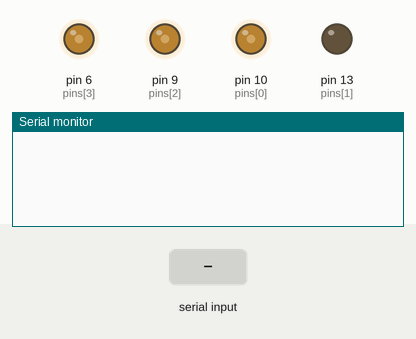
A sketch run on a simulated Arduino Uno, built with avr-gcc and run on an emulated ATmega328P. On the bench: output pins drawn as LEDs (lit = HIGH), the last lines printed to the serial monitor. The inputs (shaded band) are chosen by the test bench.

Above: at 1.2 s.
1.3 s: "90,45\n" received over Serial
At 2.0 s:
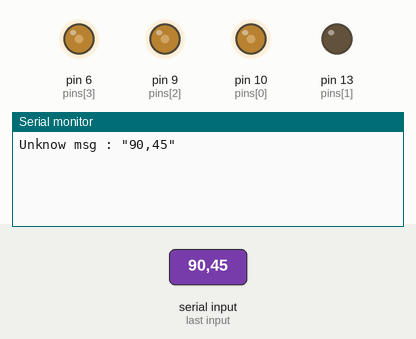
3.0 s: "5\n" received over Serial
At 4.7 s:
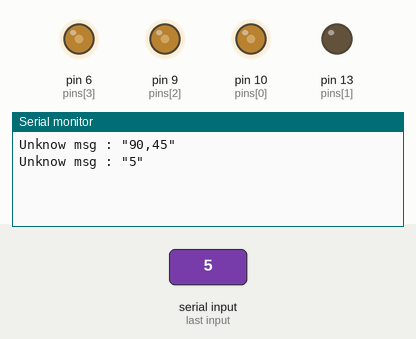
5.0 s: "m90\n" received over Serial
At 6.0 s:
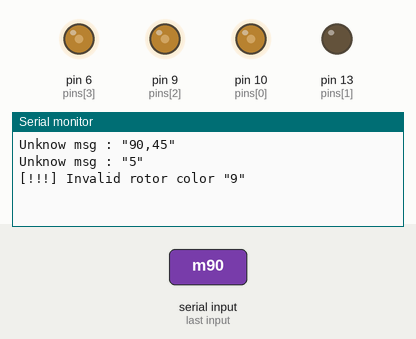

Measured:
- after the input at 1.3 s, the serial monitor: prints a new line after 0.20 s (image 1)
- after the input at 3.0 s, the serial monitor: prints a new line after 0.50 s (image 2)
- after the input at 5.0 s, the serial monitor: prints a new line at once (image 3)

The sketch:

sketch.ino
```cpp
#include "const.hpp"
#include "motor.hpp"

void setup()
{

  SerialInterface.begin(9600);
  motor::init();

}

void loop()
{

  if(SerialInterface.available() > 0) {

    String msg = SerialInterface.readStringUntil('\n');

    char msgType = msg[0];

    switch(msgType) {
    case 'm':
      motor::parseMsg(msg);
      break;
    default:
      SerialInterface.print("Unknow msg : \"");
      SerialInterface.print(msg);
      SerialInterface.print("\"\n");
      break;
    }

  }

  delay(500);

}
```

const.hpp
```cpp
#pragma once

#define SerialInterface Serial
```

motor.cpp
```cpp
#include "motor.hpp"

#include <Arduino.h>
#include "const.hpp"

namespace motor {

  unsigned int pins[] = {10, 13, 9, 6};
  unsigned int vals[] = {defaultVal, defaultVal,
		       defaultVal, defaultVal};

}

void motor::init() {

  // Initialize pin vals
  for(int i = 0; i < 4; ++i)
    motor::vals[i] = motor::defaultVal;

  // Initialize motors pin mode
  for(int i = 0; i < 4; ++i)
    pinMode(motor::pins[i], OUTPUT);

  // Initialize motors vals
  for(int i = 0; i < 4; ++i)
    analogWrite(motor::pins[i], defaultVal);

}

void motor::parseMsg(String msg) {

  unsigned int rotorColorOffset;
  motor::Names position;
  String valueStr;
  unsigned int value;

  // Parse rotor color
  switch(msg[1]) {
  case 'B':
    rotorColorOffset = 0;
    break;
  case 'S':
    rotorColorOffset = 1;
    break;
  default:
    SerialInterface.print("[!!!] Invalid rotor color \"");
    SerialInterface.print(msg[1]);
    SerialInterface.print("\"\n");
    return;
    break;
  }

  // Parse struct color
  switch(msg[2]) {
  case 'R' :
    position = static_cast<motor::Names>(rotorColorOffset);
    break;
  case 'W' :
    position = static_cast<motor::Names>(rotorColorOffset + 2);
    break;
  default:
    SerialInterface.print("[!!!] Invalid struct color \"");
    SerialInterface.print(msg[2]);
    SerialInterface.print("\"\n");
    return;
    break;
  }

  valueStr = msg.substring(3, msg.length());
  value = valueStr.toInt();
  if(value < 0 || value > 255) {
    SerialInterface.print("[!!!] Invalid value \"");
    SerialInterface.print(valueStr);
    SerialInterface.print("\"");
    SerialInterface.print('\n');
    return;
  }

  SerialInterface.print("[III] motor ");
  SerialInterface.print(position);
  SerialInterface.print(" value ");
  SerialInterface.print(valueStr);
  SerialInterface.print('\n');
  motor::control(position, value);

}

void motor::control(const Names &position, const unsigned int &val) {

  analogWrite(pins[position], val);

}
```

motor.hpp
```cpp
#pragma once

#include <Arduino.h>

namespace motor {

  enum Names {BlackRed, SilverRed, BlackWhite, SilverWhite};

  const unsigned int defaultVal = 100;

  void init();
  void parseMsg(String msg);
  void control(const Names &position, const unsigned int &val);

}
```
